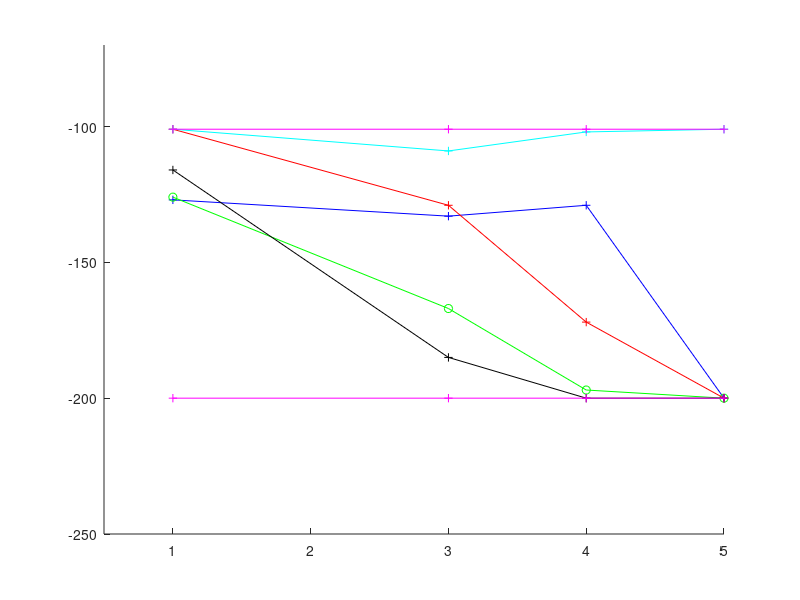

Write the MATLAB code that produced this figure.
x=[1 3 4 5 ];
max=[-127 -133 -129 -200];
bc=[-126 -167 -197 -200];
fem=[-101 -129 -172 -200];
sm=[-116 -185 -200 -200];
gail=[-101 -109 -102 -101];
ex=[-101 -101 -101 -101];
rand=[-200 -200 -200 -200];
figure;
hold on;
axis([0.5 5 -250 -70])
plot(x,max,'b+-')
plot(x,bc,'go-')
plot(x,fem,'r+-')
plot(x,sm,'k+-')
plot(x,gail,'c+-')
plot(x,rand,'m+-')
plot(x,ex,'m+-')